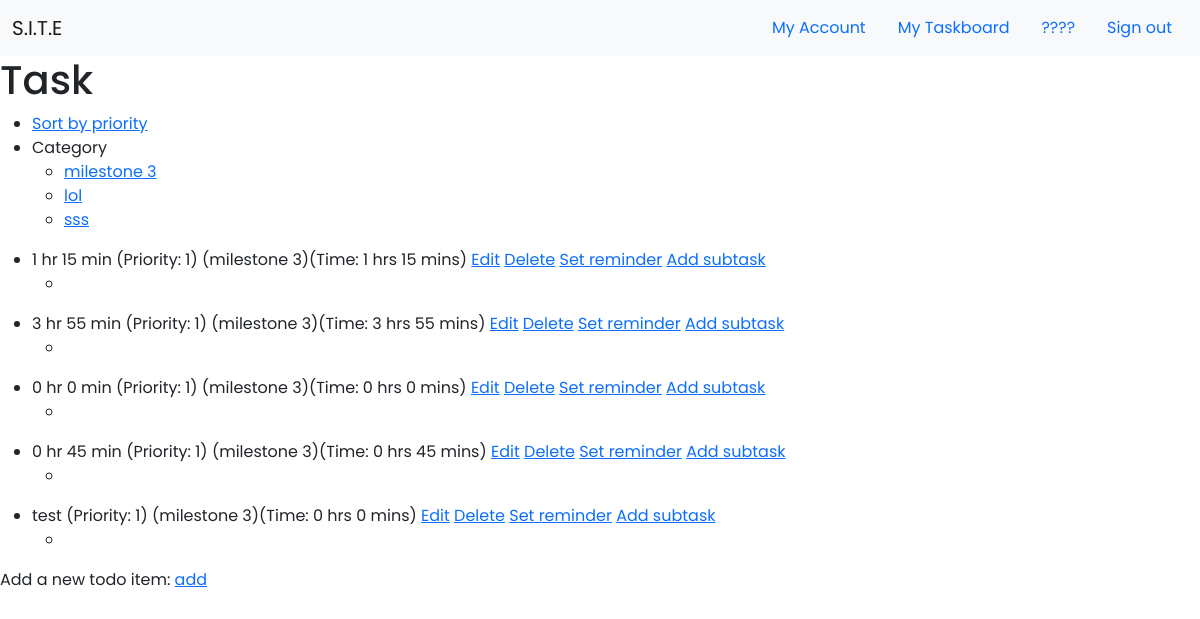
/priority (signed in), run on an earlier commit of the app's database.
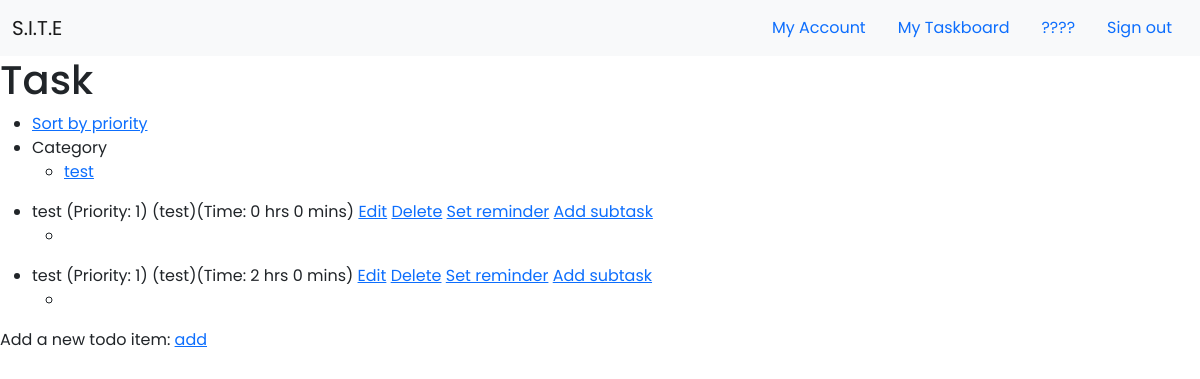
And on a later commit of the database.
### app/models.py (models this page shows, shortened)
class Category(db.Model):
    id = db.Column(db.Integer, primary_key=True)
    category = db.Column(db.String(30), unique=True, nullable=False)
    user_id = db.Column(db.Integer, db.ForeignKey('user.id'))

class Task(db.Model):
    id = db.Column(db.Integer, primary_key=True, autoincrement=True)
    content = db.Column(db.String, unique=False, nullable=False)
    complete = db.Column(db.Boolean, default=False)
    estimatehr = db.Column(db.Integer, nullable = True)
    estimatemin = db.Column(db.Integer, nullable = True)
    priority = db.Column(db.Integer, nullable=False)
    category_id = db.Column(db.Integer, db.ForeignKey('category.id'), nullable=False)
    category = db.relationship('Category', backref=db.backref('categories', lazy=True))
    subtask = db.relationship('Subtask', backref = 'subtasks', lazy = 'dynamic')
    user_id = db.Column(db.Integer, db.ForeignKey('user.id'))

### app/routes.py (the view)
@app.route('/priority', methods=['GET', 'POST'])
@login_required
def filter_priority():
    user = User.query.filter_by(username=current_user.username).first()
    tasks = Task.query.filter_by(user_id=user.id).order_by(Task.priority.asc())
    categories = Category.query.filter_by(user_id=user.id).all()
    return render_template('taskboard.html', tasks=tasks, categories=categories)

### app/models.py (called while the page is built)
@login.user_loader
def load_user(id):
    return User.query.get(int(id))

### app/templates/taskboard.html (shortened to what this page needs)
{% extends "base.html" %}
{% block content %}
<link rel="stylesheet" type="text/css" href="{{ url_for('static', filename='css/taskboard.css') }}">
    {% if current_user.is_authenticated %}
            <div>
                <h1>Task</h1>
                <nav>
                    <ul>
                        <li><a href="/priority">Sort by priority</a></li>
                        <li>Category
                            <ul>
                                {% for category in categories %}
                                <li><a href="/category/{{category.id}}">{{category.category}}</a></li>
                                {% endfor %}
                        </li>
                    </ul>
                </nav>
                {% for task in tasks %}
                <ul>
                <li>
                    {{ task.content }} (Priority: {{task.priority}}) ({{task.category.category}})(Time: {{task.estimatehr}} hrs {{task.estimatemin}} mins) <a href= "/edittask/{{task.id}}">Edit</a>  <a href= "/delete/{{task.id}}"> Delete</a>  <a href= "/reminder/{{task.id}}">Set reminder</a> <a href="/addsubtask/{{task.id}}">Add subtask</a>
                    <ul>
                    <li>
                    </li>
                    </ul>
                </li>
                </ul>
                {% endfor %}
                <div>Add a new todo item:
                <a href="/addtask"> add</a>
                </div>
            </div>
    {% endif %}
{% endblock %}

### app/templates/base.html (shortened to what this page needs)
<!doctype html>
<html lang="en">
    <head>
        <link href="https://cdn.jsdelivr.net/npm/bootstrap@5.0.0-beta3/dist/css/bootstrap.min.css" rel="stylesheet">
        <link rel="stylesheet" type="text/css" href="{{ url_for('static', filename='css/style.css') }}">
    </head>
    <body>
        <nav class="navbar navbar-expand-lg navbar-light bg-light">
            <div class="container-fluid">
              <a class="navbar-brand" href="#">S.I.T.E</a>
              <ul class="nav justify-content-end">
                <li class="nav-item">
                  {% if current_user.is_authenticated %}
                  <a class="nav-link active" aria-current="page" href="/profile">My Account</a>
                  {% endif %}
                </li>
                <li class="nav-item">
                  {% if current_user.is_authenticated %}
                  <a class="nav-link" href="/taskboard">My Taskboard</a>
                  {% endif %}
                </li>
                <li class="nav-item">
                  {% if current_user.is_authenticated %}
                  <a class="nav-link" href="#">????</a>
                  {% endif %}
                </li>
                <li class="nav-item">
                  {% if current_user.is_authenticated %}
                  <a class="nav-link" href="/logout">Sign out</a>
                  {% endif %}
                </li>
              </ul>
              </div>
          </nav>
        {% block content %}{% endblock %}
    </body>
</html>

### app/static/css/style.css (style rules this page uses)
* { font-family: 'Poppins', sans-serif; margin: 0; padding: 0; }

What changed in the data, as far as the page shows it:
removed Category: category "lol"
removed Category: category "sss"
removed Task: content "0 hr 0 min", priority "1", category.category "milestone 3", estimatehr "0", estimatemin "0"
removed Task: content "0 hr 45 min", priority "1", category.category "milestone 3", estimatehr "0", estimatemin "45"
removed Task: content "test", priority "1", category.category "milestone 3", estimatehr "0", estimatemin "0"
changed Category: category "milestone 3" → "test"
changed Task (number 1 of 2 on the later page): content "1 hr 15 min" → "test"; category.category "milestone 3" → "test"; estimatehr "1" → "0"; estimatemin "15" → "0"
changed Task (number 2 of 2 on the later page): content "3 hr 55 min" → "test"; category.category "milestone 3" → "test"; estimatehr "3" → "2"; estimatemin "55" → "0"
